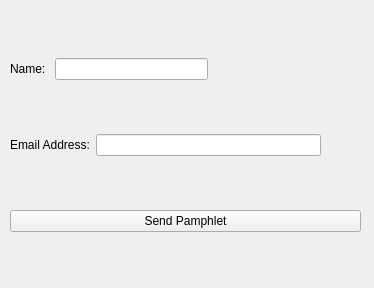
<?xml version="1.0" encoding="UTF-8"?>
<ui version="4.0">
 <class>emailWidget</class>
 <widget class="QWidget" name="emailWidget">
  <property name="geometry">
   <rect>
    <x>0</x>
    <y>0</y>
    <width>374</width>
    <height>288</height>
   </rect>
  </property>
  <property name="windowTitle">
   <string>Form</string>
  </property>
  <widget class="QWidget" name="verticalLayoutWidget">
   <property name="geometry">
    <rect>
     <x>10</x>
     <y>10</y>
     <width>351</width>
     <height>271</height>
    </rect>
   </property>
   <layout class="QVBoxLayout" name="sendVert">
    <item>
     <layout class="QHBoxLayout" name="nameHoriz">
      <item>
       <widget class="QLabel" name="nameLabel">
        <property name="text">
         <string>Name: </string>
        </property>
       </widget>
      </item>
      <item>
       <widget class="QLineEdit" name="nameEdit"/>
      </item>
      <item>
       <spacer name="horizontalSpacer">
        <property name="orientation">
         <enum>Qt::Horizontal</enum>
        </property>
        <property name="sizeType">
         <enum>QSizePolicy::MinimumExpanding</enum>
        </property>
        <property name="sizeHint" stdset="0">
         <size>
          <width>40</width>
          <height>20</height>
         </size>
        </property>
       </spacer>
      </item>
     </layout>
    </item>
    <item>
     <layout class="QHBoxLayout" name="emailHoriz">
      <item>
       <widget class="QLabel" name="emailLabel">
        <property name="text">
         <string>Email Address:</string>
        </property>
       </widget>
      </item>
      <item>
       <widget class="QLineEdit" name="emailLine"/>
      </item>
      <item>
       <spacer name="horizontalSpacer_2">
        <property name="orientation">
         <enum>Qt::Horizontal</enum>
        </property>
        <property name="sizeType">
         <enum>QSizePolicy::Minimum</enum>
        </property>
        <property name="sizeHint" stdset="0">
         <size>
          <width>40</width>
          <height>20</height>
         </size>
        </property>
       </spacer>
      </item>
     </layout>
    </item>
    <item>
     <widget class="QPushButton" name="sendButton">
      <property name="text">
       <string>Send Pamphlet</string>
      </property>
     </widget>
    </item>
   </layout>
  </widget>
 </widget>
 <resources/>
 <connections>
  <connection>
   <sender>sendButton</sender>
   <signal>clicked()</signal>
   <receiver>emailWidget</receiver>
   <slot>sendPamphlet()</slot>
   <hints>
    <hint type="sourcelabel">
     <x>236</x>
     <y>260</y>
    </hint>
    <hint type="destinationlabel">
     <x>361</x>
     <y>231</y>
    </hint>
   </hints>
  </connection>
  <connection>
   <sender>emailLine</sender>
   <signal>returnPressed()</signal>
   <receiver>sendButton</receiver>
   <slot>click()</slot>
   <hints>
    <hint type="sourcelabel">
     <x>233</x>
     <y>195</y>
    </hint>
    <hint type="destinationlabel">
     <x>329</x>
     <y>268</y>
    </hint>
   </hints>
  </connection>
 </connections>
 <slots>
  <slot>sendPamphlet()</slot>
 </slots>
</ui>
